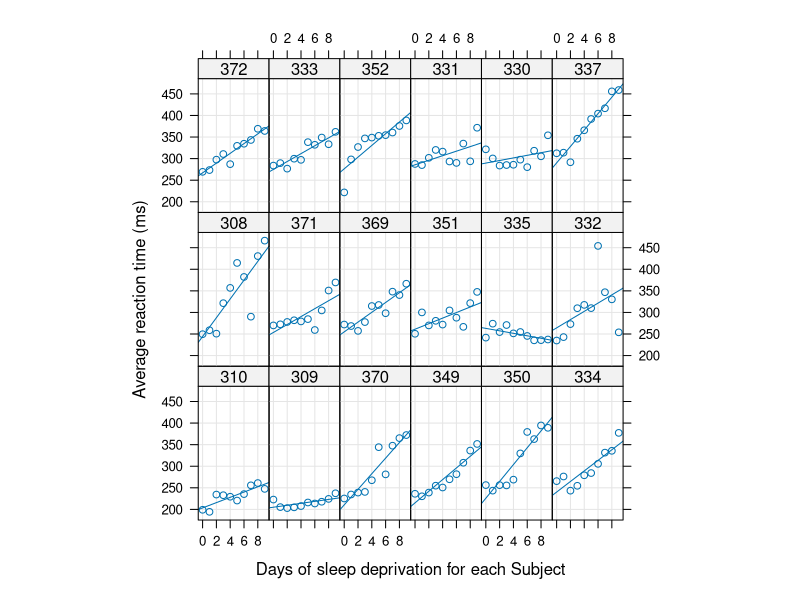
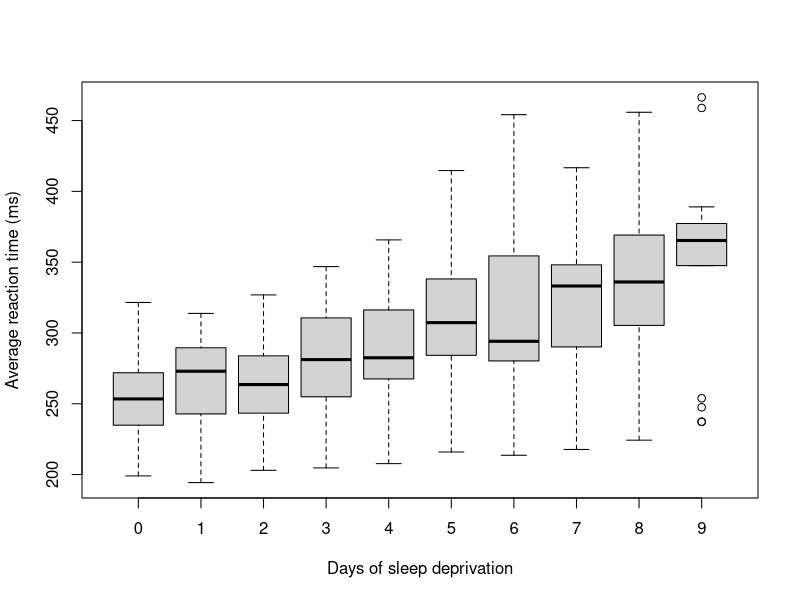
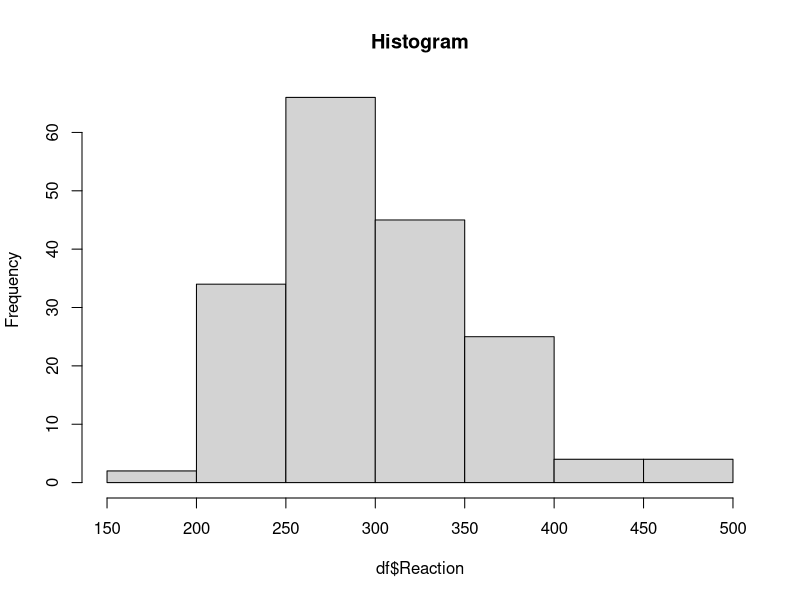
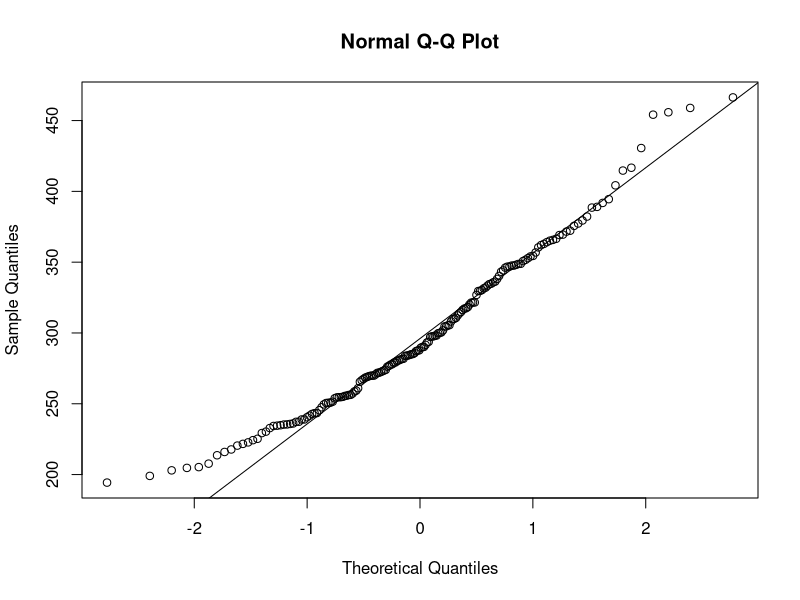

Here is the R script that generated these plots, in order: (Note: this script raises an error after producing the figures.)
# install.packages('lme4')
library(lme4) 
library(MASS)
library(broom)
library(tidyverse)

#==================================
# 1. Data Exploration.
#==================================

# Uploading the data
df <- sleepstudy

# b. Explore the structure of the dataset.
str(df)
names(df)

summary(df$Reaction)
summary(df$Days)
range(df$Days)


# c. Visualize the data using appropriate plots to understand the distribution and relationships.
require(lattice)

# Ploting the relation between the reaction time and 
# days of sleep deprivation for each subject
xyplot(Reaction ~ Days | Subject, df, type = c("g","p","r"),
       index = function(x,y) coef(lm(y ~ x))[1],
       xlab = "Days of sleep deprivation for each Subject",
       ylab = "Average reaction time (ms)", aspect = "xy")

###########################
# 2. Descriptive Statistics.
###########################

# a. Compute and report summary statistics for the key variables.
summary(df$Reaction)
summary(df$Days)
range(df$Days)
sd(df$Reaction)
median(df$Reaction)

# b. Create visualization
# Ploting the boxplot of reaction by days
boxplot(Reaction ~ Days, df, 
        xlab = "Days of sleep deprivation",
        ylab = "Average reaction time (ms)")

# Check for normality graphic
hist(df$Reaction, main="Histogram")
qqnorm(df$Reaction)
qqline(df$Reaction)

# Test for normality
shapiro.test(df$Reaction) # Not normally distributed

# Log transformation
df <- mutate(df, log_Reaction = log(Reaction))
shapiro.test(log_Reaction) # Normal now after a non-linear transformation


# 3. Fit an adequate Model(s).
# install.packages("Matrix", dependencies=TRUE)

# Modelling 
# Days 0-1 were adaptation and training (T1/T2), day 2 was baseline (B); 
# sleep deprivation started after day 2. that is why subset=Days>=2
model1 <- lmer(log_Reaction ~ Days + (1|Subject), df, subset=Days>=2)
summary(model1)



# 4. Residual Analysis

# Fit the mixed-effects model

# Obtain model residuals
residuals <- resid(model1)

# Check for normality of residuals with a Q-Q plot
qqnorm(residuals)
qqline(residuals)

# Check for homoscedasticity with a scale-location plot
plot(fitted(model1), sqrt(abs(residuals)), 
     main = "Scale-Location Plot", xlab = "Fitted Values", 
     ylab = "sqrt(|Residuals|)")
